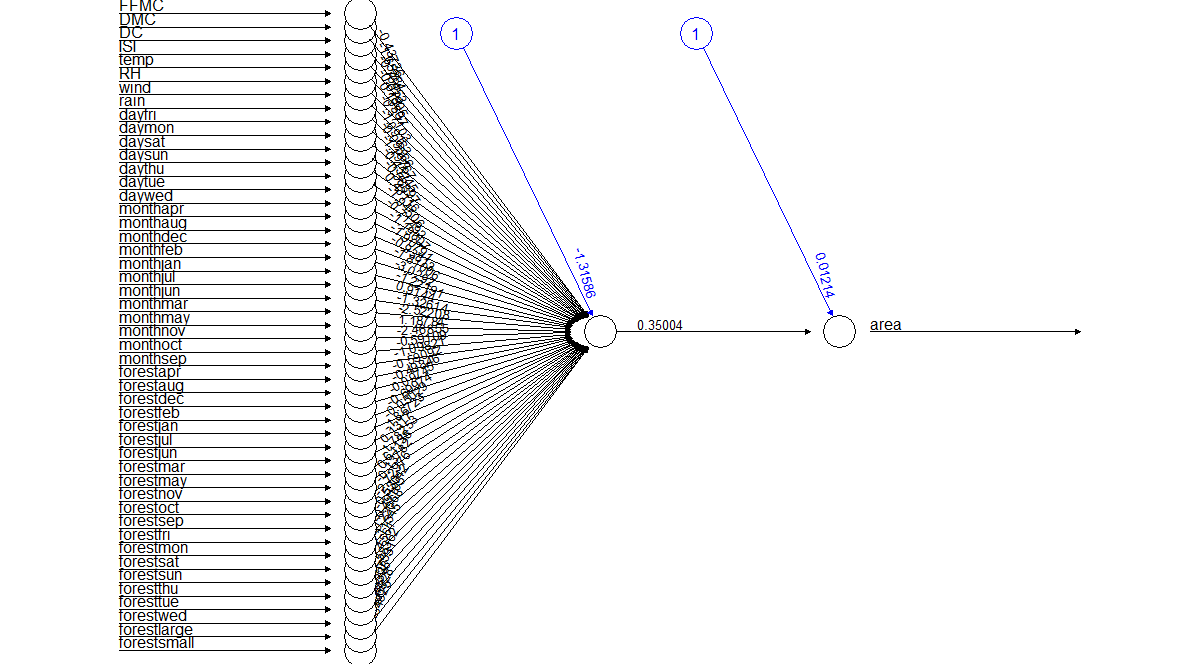

Recreate this plot in R.
#Normilze function
#actual solution is below this function

normalize_dummy <- function(x){
  col <- ncol(x)
  row <- nrow(x)
  y <- 1:nrow(x)
  for (i in 1:col){
    if(class(x[,i])=="numeric" | class(x[,i])=="integer")
    {
      minx <- min(x[,i])
      maxx <- max(x[,i])
      for(j in 1:row)
      {
        x[j,i] <- ifelse((x[j,i] - minx) != 0,yes =((x[j,i] - minx) / (maxx - minx)),no = 0)
      }
    }
    
  }
  f <- c()
  for(i in 1:ncol(x)){
    if(class(x[,i])=="factor"){
      dummies <- data.frame(dummies::dummy(x[,i]))
      y <- data.frame(y,dummies)
      f <- c(f,i)
    }
    else{
      next
    }
  }
  if(is.null(f)){
    output <- x
  }
  else{output <- data.frame(x[,-f],y[,-1])}
  return(output)
}
denormalize <- function(x,max,min){
  denormalize <- ((x*(max-min)) + min)
  return(denormalize)
}

library(nnet)
library(neuralnet)
#install.packages(c("neuralnet","nnet"))

forest <- read.csv(file.choose())
head(forest)
dim(forest)
str(forest)
boxplot(forest)
table(forest$size_category)
boxplot(forest$area)$out
colSums(is.na(forest)) # No outliers 
length(boxplot(forest$area)$out)
dim(forest)
dum_fire <- normalize_dummy(forest)
head(dum_fire)
boxplot(dum_fire)



set.seed(101)
split_f <- sample(nrow(forest),0.3*nrow(forest))
train_forest <- dum_fire[-split_f,] 
test_forest <- dum_fire[split_f,] 

# Model Fitting
set.seed(101);fo_model_1 <- neuralnet(area~.,data = train_forest)
str(fo_model_1)
plot(fo_model_1, rep = "best")
summary(fo_model_1)

NeuralNetTools::plotnet(fo_model_1,alpha=0.3)

Pred_fo_1 <- compute(fo_model_1,test_forest)
cor(Pred_fo_1$net.result,test_forest$area) # 0.24

Act_Pred_f1 <- denormalize(Pred_fo_1$net.result,max(forest$area),min(forest$area))
table(Act_Pred_f1<0) # no negative values
Act_Pred_f1.1 <- ifelse(Act_Pred_f1<0,0,Act_Pred_f1)# removing the negative values

cor(Act_Pred_f1.1,test_forest$area) # 0.17

# Model 2 
set.seed(101);fo_model_2 <- neuralnet(area~.,data = train_forest,hidden = 5)
str(fo_model_2)
plot(fo_model_2, rep = "best")
summary(fo_model_2)
NeuralNetTools::plotnet(fo_model_2,alpha=0.3)
Pred_fo_2 <- compute(fo_model_2,test_forest)
cor(Pred_fo_2$net.result,test_forest$area) # 0.125
Act_Pred_f2 <- denormalize(Pred_fo_2$net.result,max(forest$area),min(forest$area))
cor(forest$area[split_f],Act_Pred_f2) # 0.125
data.frame(Predicted=Act_Pred_f2,Actual=test_forest$area) -> df_f_p
ggplot2::ggplot(data=df_f_p,aes(x=Actual,y=Predicted))+geom_smooth()+geom_point()


# Removing the records with burn area = 0  
head(forest)
table(forest[forest$area!=0,]$size_category) # burn area data where area is not 0
df_forest_2 <- forest[forest$area!=0,]
df_forest_2_norm <- normalize_dummy(df_forest_2)
split <- sample(nrow(df_forest_2_norm),nrow(df_forest_2_norm)*0.7,F)
train_forest <- df_forest_2_norm[-split,] 
test_forest <- df_forest_2_norm[split,] 

set.seed(101);fo_model_3 <- neuralnet(area~.,data = train_forest,hidden = 3)
str(fo_model_3)
plot(fo_model_3, rep = "best")
summary(fo_model_3)
NeuralNetTools::plotnet(fo_model_3,alpha=0.3)
Pred_fo_3 <- compute(fo_model_3,test_forest)
table(Pred_fo_3$net.result<0) # I am grtting 38 negative values in my prediction
cor(Pred_fo_3$net.result,test_forest$area) # 0.06976619
Act_Pred_f3 <- denormalize(Pred_fo_3$net.result,max(forest$area),min(forest$area))
table(Act_Pred_f3<0) # 49 negative values
cor(forest$area[forest$area!=0][split],Act_Pred_f3) # 0.0697
data.frame(Predicted=Act_Pred_f3,Actual=test_forest$area) -> df_f_p
ggplot2::ggplot(data=df_f_p,aes(x=Actual,y=Predicted))+geom_smooth()+geom_point()
